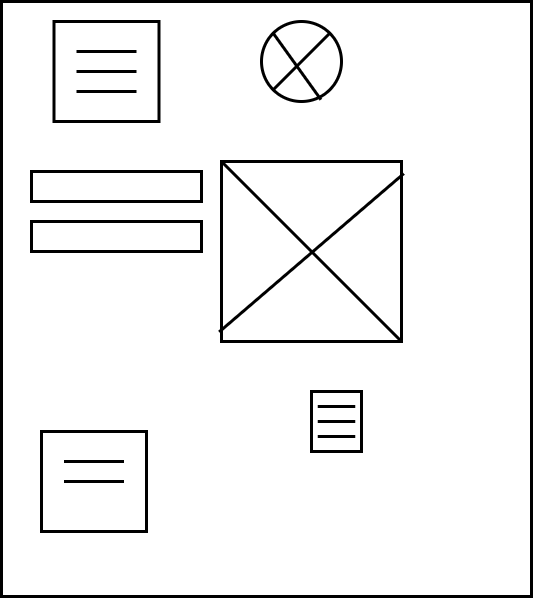
#> input picture test.png, 533 x 598 px, found by its file name
$ python 'Control Layer.py'
#> lines starting #> are read from the running program, lines starting #| are printed output that depends on the picture; after the words box and inside, x2 and y2 are one past the last pixel; in counts of white or black regions, pixels touching at a corner belong together
### controlLayer_server/LabelDetection.py
import cv2
import numpy as np
import random

# Tuning Parameters
sigma = 0.33  # Canny's formula
dilationIterations = 2
epsilonFactor = 0.01

def labelDetection(scrImagePath):

    img = cv2.imread(scrImagePath)
    kernel = np.ones((1, 1), np.uint8)

    detectedLabels = []

    v = np.median(img)
    lower = int(max(0, (1.0 - sigma) * v))
    upper = int(min(255, (1.0 + sigma) * v))
    edges = cv2.Canny(img, lower, upper)

    img_gray = cv2.cvtColor(img, cv2.COLOR_BGR2GRAY)

    edges = cv2.morphologyEx(edges,cv2.MORPH_CLOSE,kernel)
    dil = cv2.dilate(edges, kernel, iterations=dilationIterations)
    erod = cv2.erode(dil,kernel,iterations=1)


    # Smoothing the image using 2d_Filter
    kernel0 = np.ones((5, 5), np.float32) / 25
    filter = cv2.filter2D(erod, -1, kernel0)


    # Apply Threshold
    contours, hierarchy = cv2.findContours(filter,cv2.RETR_TREE,cv2.CHAIN_APPROX_SIMPLE)
    hierarchyCounter = 0

    #A loop over contours to check which of them has lines that lies within the zigzag range
    for c in contours:
        approx = cv2.approxPolyDP(c, epsilonFactor * cv2.arcLength(c,True),True)

        #cv2.drawContours(img,c,-1,(random.randint(0,255), random.randint(0,255), random.randint(0,255)),10)

        if len(approx) > 10 and len(approx) < 40 and (hierarchy[0][hierarchyCounter][2] == -1) and (hierarchy[0][hierarchyCounter][3] == -1) :

            x,y,w,h = cv2.boundingRect(approx)
            img = cv2.rectangle(img,(x,y),(x+w,y+h),(random.randint(0,255), random.randint(0,255), random.randint(0,255)),5)

            detectedLabels.append(approx)

        hierarchyCounter += 1

    #cv2.imshow('text',img)
    return detectedLabels

### controlLayer_server/LabelBar.py
import cv2 as cv
import numpy as np

# Tuning Parameters
sigma = 0.33 # Canny's formula
approxComparisonValue = 4
houghLineLength = 100
houghLineGap = 10
dilationIterations = 3
erosionIterations = 2
epsilonFactor = 0.03
houghLineThickness = 2
minContourArea = 2000
minDiff_XPoints = 20

def sortContours(contours):

    proccessingContoursX = [[0 for i in range(2)] for j in range(4)]

    for ite in range(len(contours)):
        proccessingContoursX[ite][0]= (contours[ite][0][0])
        proccessingContoursX[ite][1]= (contours[ite][0][1])

    proccessingContoursY = proccessingContoursX
    # Sorting founded contours by x-axis points
    proccessingContoursX.sort(key=lambda x:x[0])

    return proccessingContoursX

def  filterContours(contours):

    proccessingContoursX = [[0 for i in range(2)] for j in range(4)]


    proccessingContoursX = sortContours(contours)

    verticalLineDiff1 = abs(proccessingContoursX[1][0] - proccessingContoursX[0][0])
    verticalLineDiff2 = abs(proccessingContoursX[3][0] - proccessingContoursX[2][0])
    # Checking if the rectangle edges aren't quite vertical or not
    if(verticalLineDiff1 > minDiff_XPoints or verticalLineDiff2 > minDiff_XPoints):
        return False
    else:
        return True

def labelBarDetection(path):

    # Image Preparation & Kernel defintion of 5*5 Matrix
    img = cv.imread(path)
    grayImg = cv.cvtColor(img, cv.COLOR_BGR2GRAY)
    kernel = np.ones((3, 3), np.uint8)

    # Automatic canny edge detection using sigma value = 0.33
    v = np.median(grayImg)
    lower = int(max(0, (1.0 - sigma) * v))
    upper = int(min(255, (1.0 + sigma) * v))
    edges = cv.Canny(grayImg, lower, upper)

    # Dilating output of canny to achieve a huge edges
    dil = cv.dilate(edges, kernel, iterations=dilationIterations)

    # Using probabilistic hough line transform to get clear & semi complete lines
    processingImg = dil.copy()
    lines = cv.HoughLinesP(processingImg, 1, np.pi / 180, 100, minLineLength=houghLineLength, maxLineGap=houghLineGap)

    for line in lines:
        x1, y1, x2, y2 = line[0]
        cv.line(processingImg, (x1, y1), (x2, y2), (255, 255, 255), houghLineThickness)

    # Eroding to remove noise edges
    erode = cv.erode(processingImg, kernel, iterations=erosionIterations)

    # Finding contours
    contours, hierarchy = cv.findContours(processingImg, cv.RETR_TREE, cv.CHAIN_APPROX_SIMPLE)

    detectedLabelBars = []
    hierarchyCounter = 0

    # Drawing contours
    for cont in contours:
        epsilon = epsilonFactor * cv.arcLength(cont, True)
        approx = cv.approxPolyDP(cont, epsilon, True)

        x, y, w, h = cv.boundingRect(cont)
        # Checking if it is a rectangle
        if len(approx) == approxComparisonValue  and cv.contourArea(cont) > minContourArea and filterContours(approx) == True:
            if(hierarchy.ravel()[hierarchyCounter*4 + 2] == -1 ):
                cv.rectangle(img, (x, y), (x + w, y + h), (0, 255, 0), 2)
                detectedLabelBars.append(approx)

        hierarchyCounter += 1
    #cv.imshow('label', img)
    return detectedLabelBars

### controlLayer_server/image.py
import cv2
import numpy as np


def detectImage(path):

    img = cv2.imread(path)
    v = np.median(img)
    lower = int(max(0, (1.0 - 0.33) * v))
    upper = int(min(255, (1.0 + 0.33) * v))
    edges = cv2.Canny(img, lower, upper)

    kernel = np.ones((3,3),np.uint8)
    dilate = cv2.dilate(edges,kernel,iterations=4)

    contours,hierarchy = cv2.findContours(dilate,cv2.RETR_TREE,cv2.CHAIN_APPROX_SIMPLE)
    approx_shapes = []
    for contour in contours:
        approx = cv2.approxPolyDP(contour,0.04*cv2.arcLength(contour,True),True)
        approx_shapes.append(approx)
    imagesNumber = 0
    imageParameter = []
    n = 0
    image_approx = []
    while n < len(approx_shapes):
        if(len(approx_shapes[n]) == 4):
            triangleNumber = 0
            for i in range(len(approx_shapes)):
                if(hierarchy[0][i][3] == n and len(approx_shapes[i]) == 3):
                    triangleNumber += 1
            if(triangleNumber == 4):
                width = abs(approx_shapes[n].ravel()[4] - approx_shapes[n].ravel()[0])
                height = abs(approx_shapes[n].ravel()[5] - approx_shapes[n].ravel()[1])
                centerx = (approx_shapes[n].ravel()[0] + approx_shapes[n].ravel()[4])/2
                centery = (approx_shapes[n].ravel()[1] + approx_shapes[n].ravel()[5])/2
                imageParameter.append({'CenterX' : centerx,'CenterY' : centery,'Width' : width,'Height' : height})
                imagesNumber += 1
                image_approx.append(approx_shapes[n])
                cv2.drawContours(img, [approx_shapes[n]], 0, (0, 0, 255), 2)
                cv2.putText(img, "Image", (int(centerx), int(centery - height/2 - 10)), cv2.FONT_HERSHEY_COMPLEX, 1, (255, 0, 0))
            n += 1
        else:
            n += 1
    #cv2.imshow('image',img)
    return  image_approx

### controlLayer_server/NavBar.py
import cv2
import numpy as np


# ========== Tracing ================
threshold = 150 # 150 tuned
# blockSize = 9 # 9 tuned
hough_threshold = 200
epsilon = 0.01 # tuned
rect_ratio = 3 # 3 tuned
clean = 50 # 20-30 tuned
sigma = 33


# =============================================
class Rect():
    def __init__(self,aprox,i,firstChiled):
        self.approx = aprox
        self.i = i
        self.firstChild = firstChiled
    def print(self):
        pass
        # print(self.approx)
        # print("###")

def sortByX(rect):
    x,y,w,h = cv2.boundingRect(rect)
    return x


def cleanDuplicatedRectangles(rectangles):

    for rect in rectangles:
        rect.print()

    if len(rectangles) == 0:
        return []
    # iterate over rectangles and check if one is parent of another so remove it
    for i, rectangle in enumerate(rectangles):
        # it may be wrong as it may just skip i not start from it
        for j,rect in enumerate (rectangles[i+1:]):
            if rectangle.firstChild == rect.i:
                del rectangles[j]
                break
            elif rectangle.i == rect.firstChild:
                del rectangles[i]
                break

    for rect in rectangles:
        rect.print()
    # return list of contours
    list_rects = [rect.approx for rect in rectangles]
    return list_rects


def numLine(rect , lines):
    rect_x,rect_y,rect_w,rect_h = cv2.boundingRect(rect)
    num = 0
    for line in lines:
        # get the Contour Rectangle
        x,y,w,h = cv2.boundingRect(line)
        # if the line inside the rectangle
        if x > rect_x and x < rect_x + rect_w and y > rect_y and y < rect_y+rect_h:
            num = num +1
    return num


def navBar(path):

    global navbars
    global threshold
    global hough_threshold
    global epsilon
    global rect_ratio
    # load the image
    image = cv2.imread(path)
    grayImage = cv2.cvtColor(image,cv2.COLOR_BGR2GRAY)


    navbars = []
    rectangles = []
    lines = []
    other = []

    # ============ Edges =====================
    v = np.median(grayImage)
    global sigma
    sigma = sigma /100
    lower = int(max(0, (1.0 - sigma) * v))
    upper = int(min(255, (1.0 + sigma) * v))
    edges = cv2.Canny(grayImage, lower, upper)
    kernel = np.ones((3,3),np.uint8)
    dilate = cv2.dilate(edges,kernel,iterations=2)
    # ============ Contours ==================
    contours , hierarchy  = cv2.findContours(dilate,cv2.RETR_TREE,cv2.CHAIN_APPROX_SIMPLE)
    # sort the contours by area
    # contours = sorted(contours, key = cv2.contourArea, reverse = True)

    for i , cnt in enumerate(contours):
        len_cnt = cv2.arcLength(cnt,True)
        area_cnt = cv2.contourArea(cnt)

        # skip small curves and the biggest curves
        if(len_cnt < 50) or (len_cnt > 2 * image.shape[1]):
            continue

        # get Corners
        approx = cv2.approxPolyDP(cnt,len_cnt*epsilon,True)

        # Contours Rectangle
        x,y,w,h = cv2.boundingRect(approx)
        ratio = max(w,h)/min(w,h)

        # if 4 corners
        if len(approx) == 4 :
            # small ratio -> rectangle with a big area
            if ratio < rect_ratio:
                rectangle = Rect(approx,i,hierarchy[0][i][3])
                rectangles.append(rectangle)
            # big ratio means a narrow rectangle means a line
            elif ratio > rect_ratio and area_cnt < 10000 :
                lines.append(approx)
        else:
            other.append(approx)
            # [10 lines of commented-out code are left out]


    rectangles = cleanDuplicatedRectangles(rectangles)


    # check if the rectangle have 3 lines
    for rect in rectangles :
        rectLines = numLine(rect,lines)
        # print("rectlines",rectLines)
        if rectLines == 3:
            navbars.append(rect)
            cv2.drawContours(image,[rect],-1,(0,0,255),3)

    #cv2.imshow('navbar', image)
    return navbars

### controlLayer_server/cross_circle.py
import cv2 as cv
import numpy as np
import random


# Tuning Parameters
sigma = 0.33 # Canny's formula
houghLineLength = 100
houghLineGap = 10
dilationIterations = 3
erosionIterations = 2
epsilonFactor = 0.03
minContourArea = 500


def detectIcon(path):

    # Image Preparation & Kernel defintion of 5*5 Matrix
    img = cv.imread(path)
    grayImg = cv.cvtColor(img, cv.COLOR_BGR2GRAY)
    kernel = np.ones((3, 3), np.uint8)

    # Automatic canny edge detection using sigma value = 0.33
    v = np.median(grayImg)
    lower = int(max(0, (1.0 - sigma) * v))
    upper = int(min(255, (1.0 + sigma) * v))
    edges = cv.Canny(img, lower, upper)

    # Dilating output of canny to achieve a huge edges
    dil = cv.dilate(edges, kernel, iterations=dilationIterations)

    # Using probabilistic hough line transform to get clear & semi complete lines
    processingImg = dil.copy()

    # Eroding to remove noise edges
    erode = cv.erode(processingImg, kernel, iterations=erosionIterations)

    # Finding contours
    contours, hierarchy = cv.findContours(processingImg, cv.RETR_TREE, cv.CHAIN_APPROX_SIMPLE)
    iconsDetected = []
    hierarchyCounter = 0
    # Drawing contours


    for cont in contours:
        epsilon = epsilonFactor * cv.arcLength(cont, True)
        approx = cv.approxPolyDP(cont, epsilon, True)

        #x, y, w, h = cv.boundingRect(approx)
        #cv.drawContours(img,[cont], 0, (random.randint(0,255), random.randint(0,255), random.randint(0,255)), 5)

        # Checking if it is a rectangle
        if len(approx) > 4 and len(approx) < 10 and (hierarchy[0][hierarchyCounter][2] !=-1) and cv.contourArea(cont) > minContourArea:
            (x, y), rad = cv.minEnclosingCircle(cont)
            center = (int(x), int(y))
            rad = int(rad)
            img = cv.circle(img, center, rad, (0, 255, 0), 5)
            iconsDetected.append(approx)

        hierarchyCounter += 1

    #cv.imshow('circle',img)
    return iconsDetected

### controlLayer_server/Control Layer.py
import cv2 as cv
from image import detectImage
from NavBar import navBar
from cross_circle import detectIcon
from LabelBar import labelBarDetection
from LabelDetection import labelDetection

path = "data/test.png"
img = cv.imread(path)
#> img is the input picture: shape (598, 533, 3); min 0, max 255, mean 240.4
imageHeight, imageWidth, imageChannels = img.shape
print(imageHeight,imageWidth)
#| 598 533

# Tuning Parameters
rowMarginBetweenShapes = 0.2*imageHeight
colMarginXPoint = int(imageWidth / 2)
noOfColumnsPerRow = 2


class Shape:
    def __init__(self, name, x, y, width, height, radius):
        self.name = name
        self.x = x
        self.y = y
        self.width = width
        self.height = height
        self.radius = radius
        self.widthRatio = 0
        self.heightRatio = 0
        # Right-Left
        self.allignment = ""

class HtmlRow:
    def __init__(self):
        self.shapesPerRow = []
        self.column1Shapes = []
        self.column2Shapes = []
        self.column1Ratio = 0
        self.column2Ratio = 0
        self.height = 0
        self.maxWidthIndex = 0


shapesList = []
listOfRows = []

#cv.imshow('main', img)

# Retrieving labels
text = labelDetection(path)
#> in labelDetection, `v = np.median(img)`: v = 255
#> in labelDetection, `lower = int(max(0, (1.0 - sigma) * v))`: lower = 170
#> in labelDetection, `upper = int(min(255, (1.0 + sigma) * v))`: upper = 255
#> in labelDetection, `edges = cv2.Canny(img, lower, upper)`:
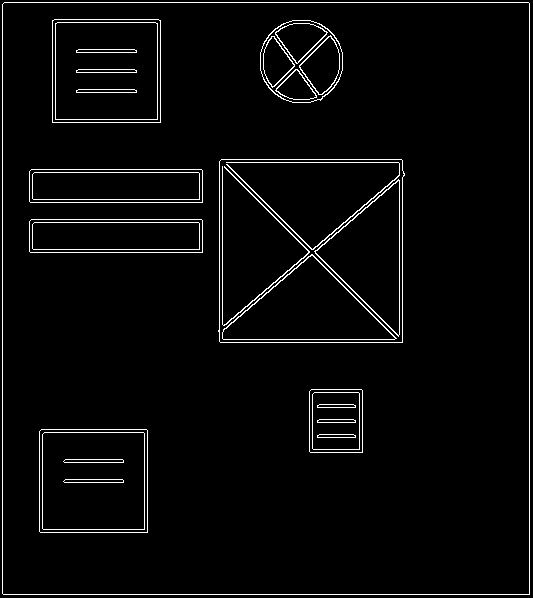
#> edges: shape (598, 533); 3.3% white in thin lines or dots
#> in labelDetection, `filter = cv2.filter2D(erod, -1, kernel0)`:
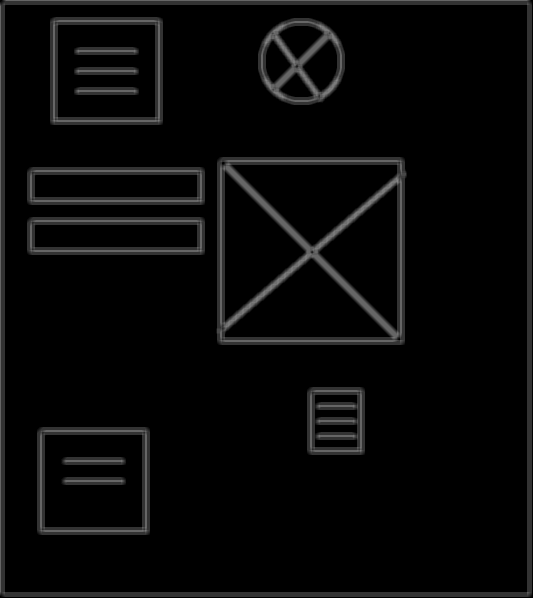
#> filter: shape (598, 533); min 0, max 133, mean 8.5
#> in labelDetection, `contours, hierarchy = cv2.findContours(filter,cv2.RETR_TREE,cv2.CHAIN_..`: contours = 32 contours, 2 with area under 20; largest, box (x1, y1, x2, y2) and area: (0, 0, 532, 597) 316473, (4, 4, 528, 593) 307520, (216, 157, 407, 345) 34989, (37, 427, 150, 535) 11981, (50, 17, 163, 125) 11981
#> the loop in labelDetection, `for c in contours:` made 32 passes
#> approx on passes 1, 2, 3, 4, 7, 8, 9, 10: [[2, 0], [0, 595], [531, 596], [531, 1]], [[6, 4], [527, 5], [526, 592], [4, 591]], [[37, 429], [38, 534], [149, 534], [148, 427]], [[44, 436], [141, 434], [142, 526], [45, 527]], [[309, 387], [307, 453], [364, 454], [364, 388]], [[314, 440], [356, 439], [357, 446], [315, 447]], [[314, 425], [356, 424], [357, 432], [315, 433]], [[314, 410], [356, 409], [357, 417], [315, 418]]
#> after the loop in labelDetection, `for c in contours:`: detectedLabels = []
#> text = []
for iterator in range(len(text)):
    x,y,w,h = cv.boundingRect(text[iterator])
    temporaryShape = Shape("TEXT", x + w / 2, y + h / 2, w, h, 0)
    shapesList.append(temporaryShape)
#> this loop made 0 passes
#> after the loop, shapesList = []

# Retrieving labelBar
labelBar = labelBarDetection(path)
#> in labelBarDetection, `v = np.median(grayImg)`: v = 255
#> in labelBarDetection, `lower = int(max(0, (1.0 - sigma) * v))`: lower = 170
#> in labelBarDetection, `upper = int(min(255, (1.0 + sigma) * v))`: upper = 255
#> in labelBarDetection, `lines = cv.HoughLinesP(processingImg, 1, np.pi / 180, 100, minLineLeng..`: lines = 124 rows, first 6: [3, 597, 3, 0], [532, 597, 532, 0], [527, 597, 527, 0], [0, 597, 0, 0], [2, 597, 2, 0], [4, 597, 4, 0]
#> the loop in labelBarDetection, `for line in lines:` made 124 passes
#> after the loop in labelBarDetection, `for line in lines:`:
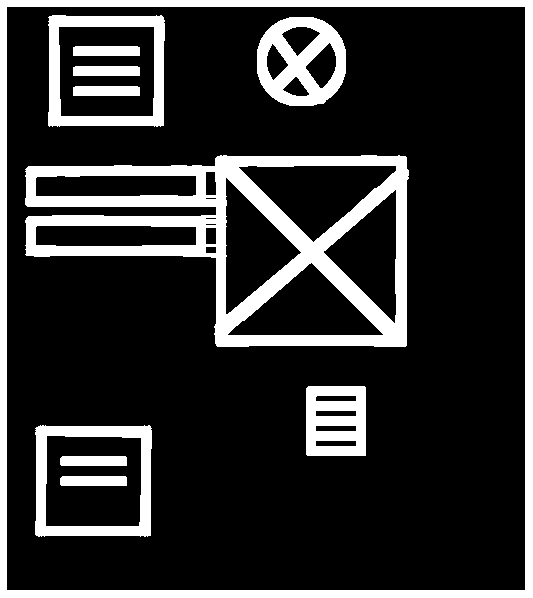
#> processingImg: shape (598, 533); 18.9% white; 11 white regions, largest, box (x1, y1, x2, y2) and area: (25, 155, 409, 347) 23539, (0, 0, 533, 598) 16740, (257, 17, 346, 106) 4508
#> in labelBarDetection, `erode = cv.erode(processingImg, kernel, iterations=erosionIterations)`:
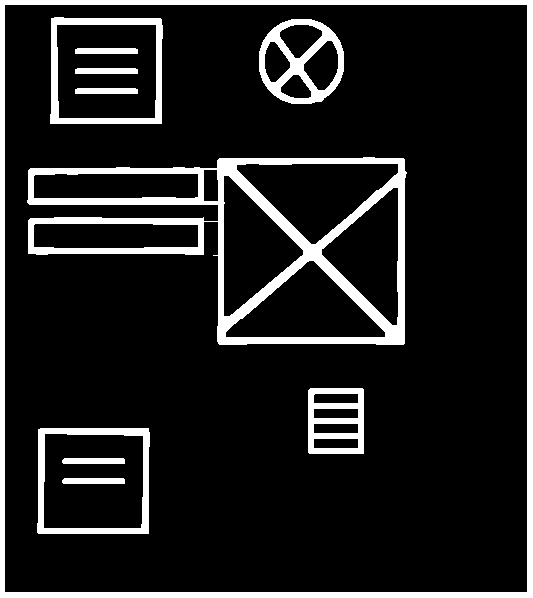
#> erode: shape (598, 533); 12.3% white; 11 white regions
#> in labelBarDetection, `contours, hierarchy = cv.findContours(processingImg, cv.RETR_TREE, cv...`: contours = 34 contours; largest, box (x1, y1, x2, y2) and area: (0, 0, 533, 598) 317604, (6, 6, 526, 591) 303094, (25, 155, 409, 347) 51240, (48, 15, 165, 127) 12488, (35, 425, 152, 537) 12478
#> the loop in labelBarDetection, `for cont in contours:` made 34 passes
#> (epsilon, approx, x, y, w, h) on passes 5, 6, 8, 9, 10, 11: (4.43, [[60, 478], [61, 485], [126, 485], [125, 476]], 60, 476, 67, 10), (4.43, [[60, 458], [61, 465], [126, 465], [125, 456]], 60, 456, 67, 10), (2.75, [[315, 441], [355, 440], [356, 445], [316, 446]], 315, 440, 42, 7), (2.75, [[315, 426], [355, 425], [356, 430], [316, 431]], 315, 425, 42, 7), (2.75, [[315, 411], [355, 410], [356, 415], [316, 416]], 315, 410, 42, 7), (2.73, [[315, 397], [355, 395], [356, 400], [316, 401]], 315, 395, 42, 7)
#> after the loop in labelBarDetection, `for cont in contours:`:
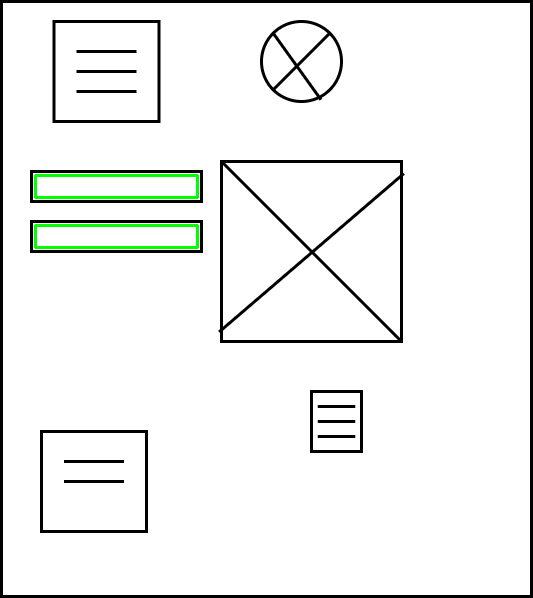
#> img: shape (598, 533, 3); 0.69% of pixels changed, all inside (x1, y1, x2, y2) = (34, 174, 199, 249)
#> after the loop in labelBarDetection, `for cont in contours:`: detectedLabelBars = 2 contours; box (x1, y1, x2, y2) and area: (35, 175, 197, 197) 2962, (35, 226, 197, 246) 2881
#> labelBar has the same summary as detectedLabelBars in labelBarDetection
for iterator in range(len(labelBar)):
    x, y, w, h = cv.boundingRect(labelBar[iterator])
    temporaryShape = Shape("LABEL", x + w / 2, y + h / 2, w, h, 0)
    shapesList.append(temporaryShape)
#> this loop made 2 passes
#> (x, y, w, h) on passes 1 to 2: (35, 226, 162, 20), (35, 175, 162, 22)
#> after the loop, shapesList = 2 items

# Retrieving images
image = detectImage(path)
#> in detectImage, `v = np.median(img)`: v = 255
#> in detectImage, `lower = int(max(0, (1.0 - 0.33) * v))`: lower = 170
#> in detectImage, `upper = int(min(255, (1.0 + 0.33) * v))`: upper = 255
#> in detectImage, `dilate = cv2.dilate(edges,kernel,iterations=4)`:
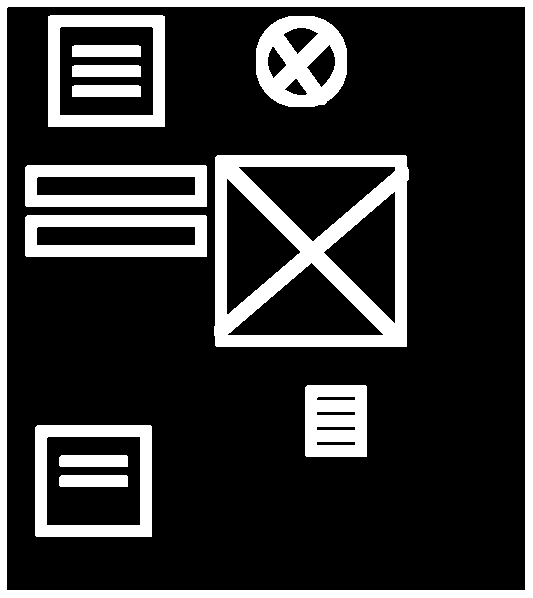
#> dilate: shape (598, 533); 20.5% white; 13 white regions
#> in detectImage, `contours,hierarchy = cv2.findContours(dilate,cv2.RETR_TREE,cv2.CHAIN_A..`: contours = 30 contours; largest, box (x1, y1, x2, y2) and area: (0, 0, 533, 598) 317604, (6, 6, 526, 591) 303092, (214, 155, 409, 347) 36513, (35, 425, 152, 537) 12873, (48, 15, 165, 127) 12873
#> the loop in detectImage, `for contour in contours:` made 30 passes
#> approx on passes 1 to 8: [[0, 0], [0, 597], [532, 597], [532, 0]], [[8, 6], [525, 7], [524, 590], [6, 589]], [[35, 427], [36, 536], [151, 536], [150, 425]], [[46, 438], [139, 436], [140, 524], [47, 525]], [[59, 477], [60, 486], [127, 486], [126, 475]], [[59, 457], [60, 466], [127, 466], [126, 455]], [[307, 385], [305, 455], [366, 456], [366, 386]], [[316, 442], [355, 444]]
#> after the loop in detectImage, `for contour in contours:`: approx_shapes = 30 contours, 4 with area under 20; largest, box (x1, y1, x2, y2) and area: (0, 0, 533, 598) 317604, (6, 6, 526, 591) 301704, (215, 155, 407, 347) 36101, (48, 16, 165, 127) 12760, (35, 425, 152, 537) 12651
#> the loop in detectImage, `while n < len(approx_shapes):` made 30 passes
#> (width, height, centerx, centery, imagesNumber) on pass 16: (189, 191, 311.5, 250.5, 1)
#> after the loop in detectImage, `while n < len(approx_shapes):`:
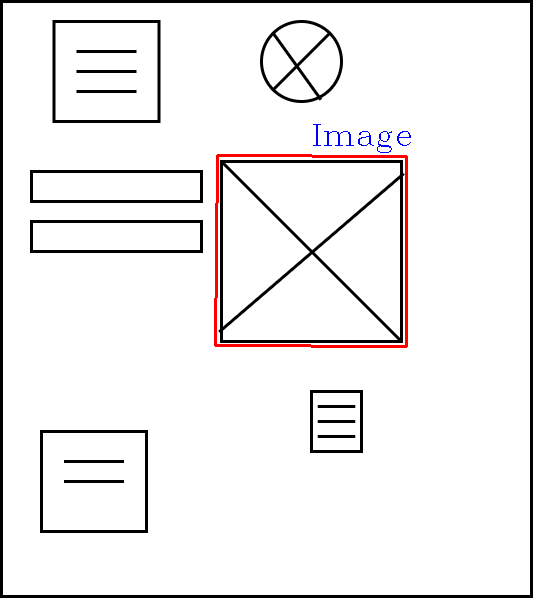
#> img: shape (598, 533, 3); 0.84% of pixels changed, all inside (x1, y1, x2, y2) = (214, 124, 411, 348)
#> after the loop in detectImage, `while n < len(approx_shapes):`: imageParameter = 1 item; image_approx = [[[217, 155], [215, 345], [406, 346], [406, 156]]]; imagesNumber = 1; n = 30
#> image = [[[217, 155], [215, 345], [406, 346], [406, 156]]]
#> (the rest of the program and of its run is left out)
